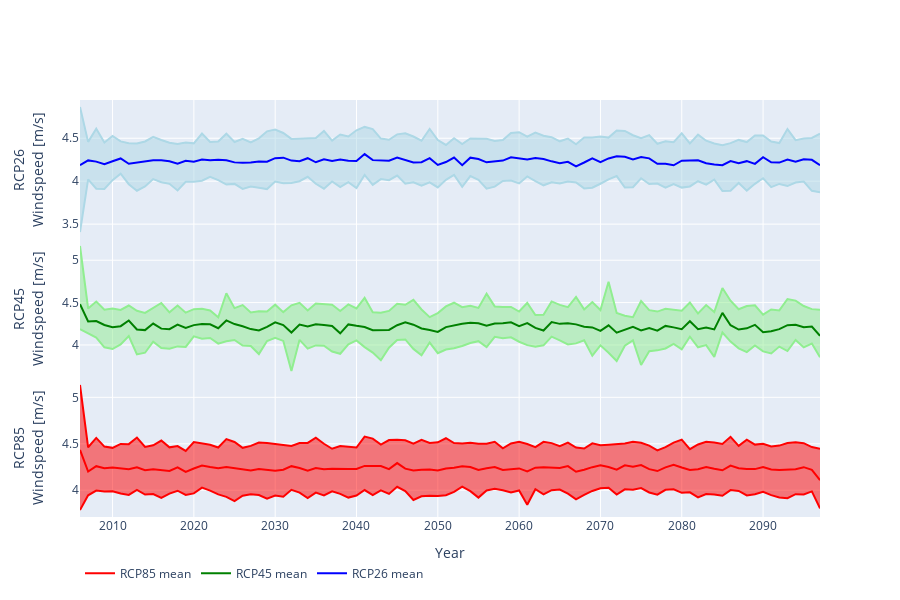

Notebook source saved alongside this figure:
### Code cell
fig = make_subplots(3, 1, shared_xaxes=True, vertical_spacing=0.0)

fig = windspeeds(climate, 'u2', rcp='rcp26', fig=fig, row=1, color='blue', bgcolor='lightblue')
fig = windspeeds(climate, 'u2', rcp='rcp45', fig=fig, row=2)
fig = windspeeds(climate, 'u2', rcp='rcp85', fig=fig, row=3, color='red', bgcolor='red')

fig.update_layout(height=600, xaxis3=dict(title='Year'), legend=dict(orientation='h'))
